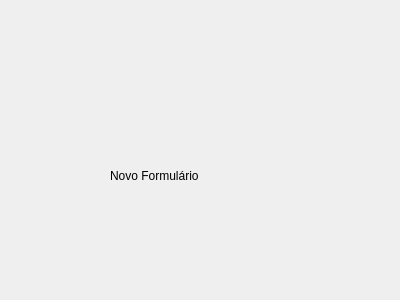
<?xml version="1.0" encoding="UTF-8"?>
<ui version="4.0">
 <class>Dialog</class>
 <widget class="QDialog" name="Dialog">
  <property name="geometry">
   <rect>
    <x>0</x>
    <y>0</y>
    <width>400</width>
    <height>300</height>
   </rect>
  </property>
  <property name="windowTitle">
   <string>Dialog</string>
  </property>
  <widget class="QLabel" name="label">
   <property name="geometry">
    <rect>
     <x>110</x>
     <y>140</y>
     <width>201</width>
     <height>71</height>
    </rect>
   </property>
   <property name="text">
    <string>Novo Formulário</string>
   </property>
  </widget>
 </widget>
 <resources/>
 <connections/>
</ui>
